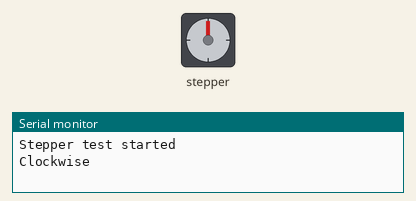
A sketch run on a simulated Arduino Uno, built with avr-gcc and run on an emulated ATmega328P. Shown: stepper motor, the last lines printed to the serial monitor. Stepper angles assume 2048 steps per turn.

Above: at 0.05 s.
At 0.95 s:
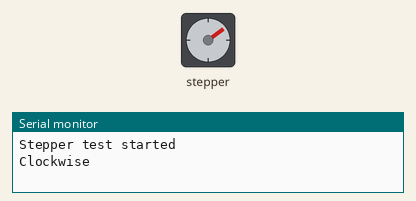
At 1.85 s:
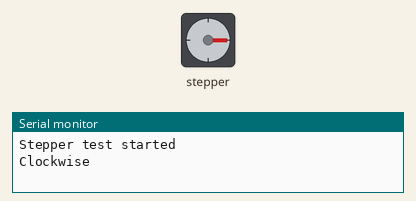
At 3.7 s:
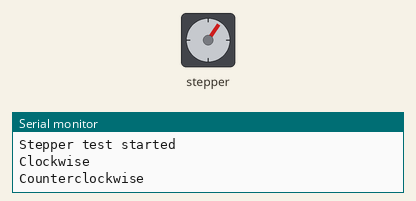
Timing chart, 0 to 6.5 s (numbered marks = the images above):
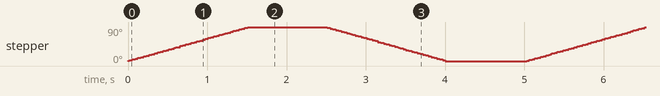

Measured:
- by itself, stepper: turns 90° clockwise in 1.5 s, then 90° counter-clockwise in 1.5 s, repeating every 5.0 s

The sketch:

Stepper_Test.ino
```cpp
#include <Stepper.h>

// Steps per output shaft revolution (approximate)
const int stepsPerRevolution = 2048;

// Arduino pins connected to ULN2003
Stepper armStepper(
  stepsPerRevolution,
  3, 12, 8, 13
);

void setup() {
  Serial.begin(9600);

  armStepper.setSpeed(10);

  Serial.println("Stepper test started");
}

void loop() {
  Serial.println("Clockwise");
  armStepper.step(512);

  delay(1000);

  Serial.println("Counterclockwise");
  armStepper.step(-512);

  delay(1000);
}
```
